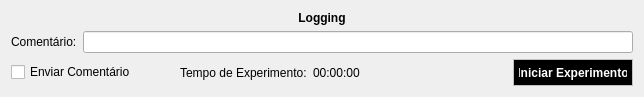
       <widget class="QWidget" name="layoutWidget">
        <property name="geometry">
         <rect>
          <x>420</x>
          <y>660</y>
          <width>644</width>
          <height>85</height>
         </rect>
        </property>
        <layout class="QGridLayout" name="gridLayout_15">
         <item row="0" column="0">
          <widget class="QLabel" name="label_14">
           <property name="font">
            <font>
             <weight>75</weight>
             <bold>true</bold>
            </font>
           </property>
           <property name="text">
            <string>Logging</string>
           </property>
           <property name="alignment">
            <set>Qt::AlignCenter</set>
           </property>
          </widget>
         </item>
         <item row="1" column="0">
          <layout class="QHBoxLayout" name="horizontalLayout_11">
           <item>
            <widget class="QLabel" name="label_13">
             <property name="text">
              <string>Comentário:</string>
             </property>
            </widget>
           </item>
           <item>
            <widget class="QLineEdit" name="lineEdit"/>
           </item>
          </layout>
         </item>
         <item row="2" column="0">
          <layout class="QHBoxLayout" name="horizontalLayout_23">
           <item>
            <widget class="QCheckBox" name="checkBox">
             <property name="text">
              <string>Enviar Comentário</string>
             </property>
             <property name="checked">
              <bool>false</bool>
             </property>
             <property name="autoRepeat">
              <bool>false</bool>
             </property>
             <property name="tristate">
              <bool>false</bool>
             </property>
            </widget>
           </item>
           <item>
            <spacer name="horizontalSpacer_7">
             <property name="orientation">
              <enum>Qt::Horizontal</enum>
             </property>
             <property name="sizeHint" stdset="0">
              <size>
               <width>40</width>
               <height>20</height>
              </size>
             </property>
            </spacer>
           </item>
           <item>
            <layout class="QHBoxLayout" name="horizontalLayout_22">
             <item>
              <widget class="QLabel" name="label_15">
               <property name="text">
                <string>Tempo de Experimento:</string>
               </property>
              </widget>
             </item>
             <item>
              <widget class="QLabel" name="label_16">
               <property name="text">
                <string>00:00:00</string>
               </property>
              </widget>
             </item>
            </layout>
           </item>
           <item>
            <spacer name="horizontalSpacer_8">
             <property name="orientation">
              <enum>Qt::Horizontal</enum>
             </property>
             <property name="sizeHint" stdset="0">
              <size>
               <width>148</width>
               <height>20</height>
              </size>
             </property>
            </spacer>
           </item>
           <item>
            <widget class="QPushButton" name="pushButton_calcularporosidade_2">
             <property name="sizePolicy">
              <sizepolicy hsizetype="Fixed" vsizetype="Fixed">
               <horstretch>0</horstretch>
               <verstretch>0</verstretch>
              </sizepolicy>
             </property>
             <property name="minimumSize">
              <size>
               <width>120</width>
               <height>27</height>
              </size>
             </property>
             <property name="maximumSize">
              <size>
               <width>120</width>
               <height>16777215</height>
              </size>
             </property>
             <property name="font">
              <font>
               <family>Segoe UI</family>
               <pointsize>-1</pointsize>
               <weight>75</weight>
               <bold>true</bold>
              </font>
             </property>
             <property name="styleSheet">
              <string notr="true">QPushButton {
    background-color: #000000;      
    color: #ffffff;                 
    border: 1px solid #c0c0c0;    
    padding: 5px;                   
    font-family: &quot;Segoe UI&quot;;        
    font-size: 12px;
    font-weight: bold;             
}

QPushButton:hover {
    background-color: #ffffff;     
    color: #000000;                
    border: 1px solid #000000;     
}

/* Quando clica: Fica um cinza médio para dar sensação de profundidade */
QPushButton:pressed {
    background-color: #333333;      /* Cinza Escuro */
    color: #ffffff;                 /* Letra volta a ser Branca */
}</string>
             </property>
             <property name="text">
              <string>Iniciar Experimento</string>
             </property>
             <property name="shortcut">
              <string/>
             </property>
             <property name="checkable">
              <bool>false</bool>
             </property>
             <property name="autoDefault">
              <bool>false</bool>
             </property>
             <property name="flat">
              <bool>false</bool>
             </property>
            </widget>
           </item>
          </layout>
         </item>
        </layout>
       </widget>
